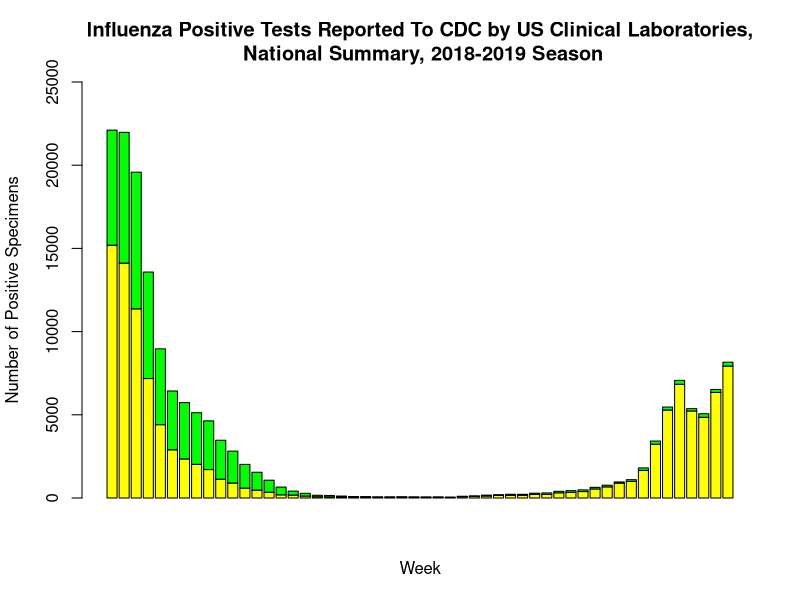
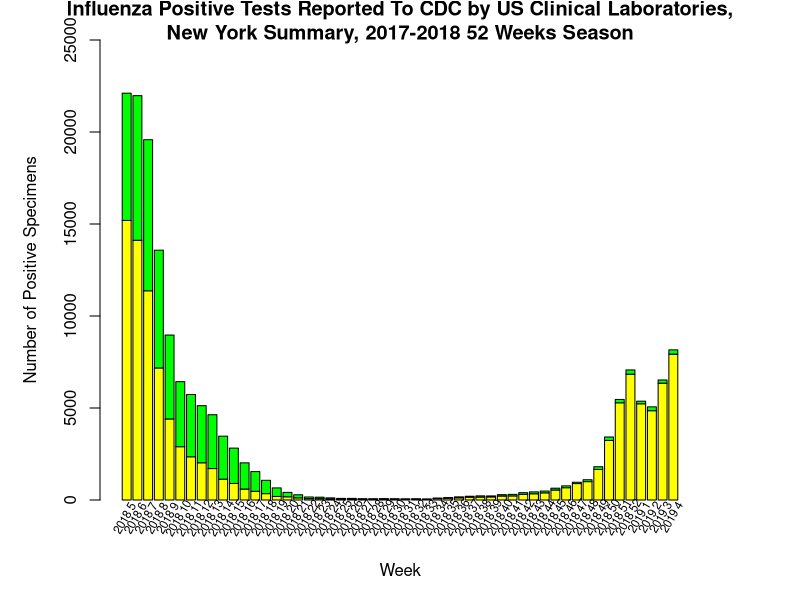

Reproduce these figures in R, in order. (Note: this script raises an error after producing the figures.)
#Group Members: Omkar Thorat (omkarsun) and Abhishek Bhave (abhave)


#Replicate for NY for whole year
data <-read.csv("WHO_NREVSS_Clinical_LabsNY.csv")
data <- data[18:69,]
x <- data.frame(data$TOTAL.A,data$TOTAL.B)

#Combining the year and week column to make the x axis values unique
# Reference :https://www.rdocumentation.org/packages/base/versions/3.5.2/topics/factor
data$Year.Week <- paste(data$YEAR,data$WEEK)
x1 <- as.character(data$Year.Week)
x1 <- factor(x1, levels=unique(x1))

png("clinicalNY.png",width=600,height=600)
#Plotting the plot
# Reference :https://www.statmethods.net/graphs/bar.html
# Reference :https://stackoverflow.com/questions/10286473/rotating-x-axis-labels-in-r-for-barplot
b<-barplot(t(x),main="Influenza Positive Tests Reported To CDC by US Clinical Laboratories,\n National Summary, 2018-2019 Season",
           xlab="Week", col=c("yellow","green"),ylim=c(0,25000),ylab="Number of Positive Specimens")


par(mar = c(5,5,2,5))
with(x,barplot(t(x),main="Influenza Positive Tests Reported To CDC by US Clinical Laboratories,\n New York Summary, 2017-2018 52 Weeks Season ",
               xlab="Week", col=c("yellow","green"),ylim=c(0,25000),ylab="Number of Positive Specimens"))
text(cex=0.7,x=b-0.25,y=b-990.25,x1,xpd=TRUE,srt=60)

par(new=T)

with(x,plot(x1, data$PERCENT.POSITIVE,axes=F,pch=16,xlab=NA,ylab=NA,cex=1.2,ylim=c(0,35),lwd=0))

axis(side=4)

#Adding the lines
# Reference :https://www.statmethods.net/graphs/line.html
lines(x1,data$PERCENT.POSITIVE,col="black",type="l",lwd=1)
lines(x1,data$PERCENT.A,col="gold",type="l",lty=2,lwd=1)
lines(x1,data$PERCENT.B,col="darkgreen",type="l",lty=2,lwd=1)
mtext(side=4,line=3,"Percent Positive")


# Adding the legend
# Reference :http://www.sthda.com/english/wiki/add-legends-to-plots-in-r-software-the-easiest-way
legend("top",c("Percent Positive","% Positive Flu A",
                "% Positive Flu B"),col=c("black","gold","darkgreen")
       ,lwd=1,lty=c(1,2,2),cex=0.67,bty="n")
legend("topright",c("A","B"),fill=c("yellow","green"),cex=0.7,bty="n")

dev.off()
